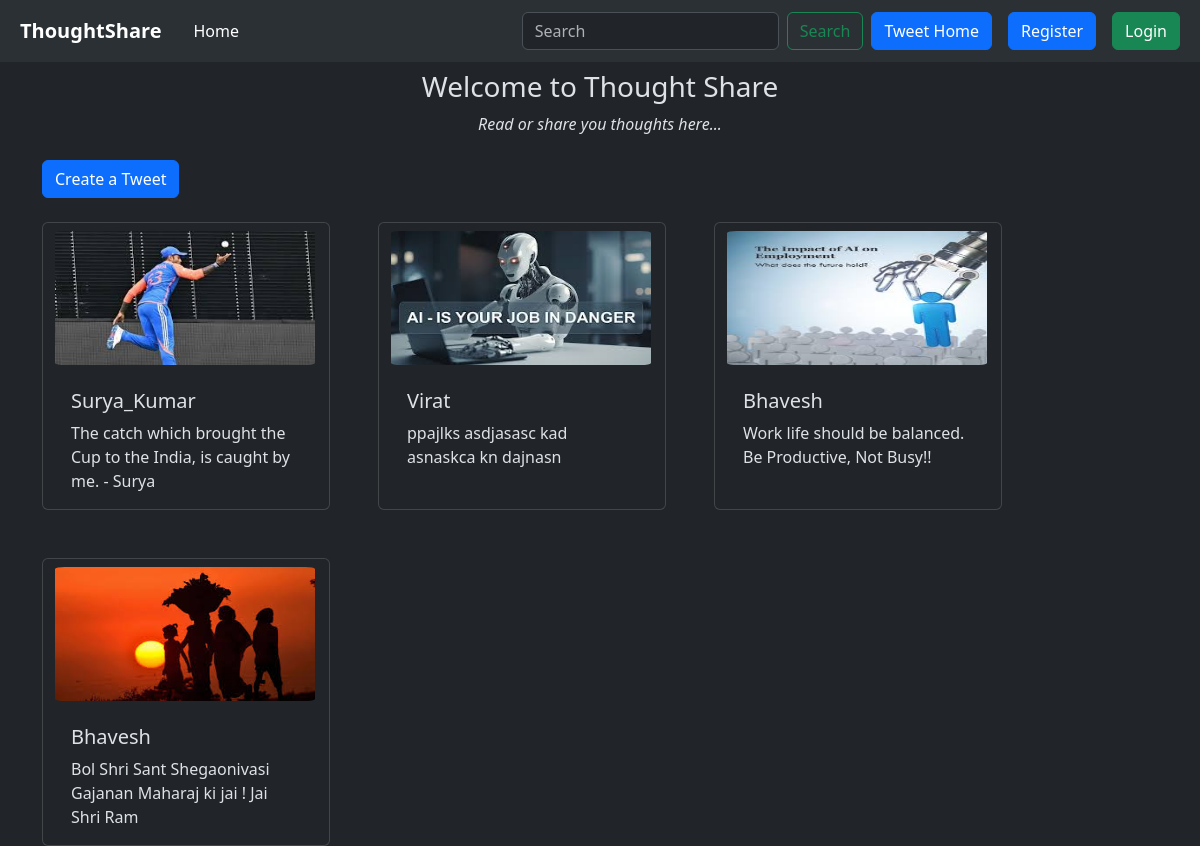
Screenshot of /tweet/ with the database file from the repository.
### tweet/models.py (models this page shows, shortened)
class Tweet(models.Model):
  user=models.ForeignKey(User, on_delete=models.CASCADE)
  text=models.TextField(max_length=300)
  image= models.ImageField(upload_to='Photos/',blank=True,null=True)
  created_at= models.DateTimeField(auto_now_add=True)
  updated_at= models.DateTimeField(auto_now=True)

### tweet/views.py (the view)
# urls.py: path('',views.tweet_list, name='tweet_list'),
def tweet_list(request):
  tweets= Tweet.objects.all().order_by('-created_at')
  return render(request, "tweet/tweet_list.html",{"tweets":tweets})

### tweet/templates/tweet/tweet_list.html (shortened to what this page needs)
{% extends "layout.html" %} <br />
{% block content %}
<h3 style="text-align: center" class="pt-2">Welcome to Thought Share</h3>
<p style="text-align: center"><i>Read or share you thoughts here...</i></p>
<div class="py-2 pb-4">
  <a class="btn btn-primary" href="{% url 'tweet_create' %}"> Create a Tweet</a>
</div>
<div class="container row gap-5">
  {% for tweet in tweets %}
  <div class="card" style="width: 18rem">
    <img
      src="{{tweet.image.url}}"
      class="card-img-top py-2"
      style="height: 150px; width: 260px; object-fit: fill; border-radius: 10px"
    />
    <div class="card-body">
      <h5 class="card-title">{{tweet.user.username}}</h5>
      <p class="card-text">{{tweet.text}}</p>
    </div>
  </div>
  {% endfor %}
</div>
{% endblock content %}

### templates/layout.html (shortened to what this page needs)
{% load static %}
<!DOCTYPE html>
<html lang="en" data-bs-theme="dark">
  <head>
    <link
      href="https://cdn.jsdelivr.net/npm/bootstrap@5.3.3/dist/css/bootstrap.min.css"
      rel="stylesheet"
    />
  </head>
  <body>
    <nav class="navbar navbar-expand-lg bg-body-tertiary">
      <div class="container-fluid">
        <a class="navbar-brand p-2" href="{% url 'tweet_list' %}">
          <b>ThoughtShare</b></a
        >
        <div class="collapse navbar-collapse" id="navbarSupportedContent">
          <ul class="navbar-nav me-auto mb-2 mb-lg-0">
            <li class="nav-item">
              <a
                class="nav-link active"
                aria-current="page"
                href="{% url 'home' %}"
                >Home</a
              >
            </li>
          </ul>
          <form class="d-flex" role="search">
            <input
              class="form-control me-2"
              type="search"
              placeholder="Search"
              aria-label="Search"
            />
            <button class="btn btn-outline-success" type="submit">
              Search
            </button>
          </form>
          <a href="{% url 'tweet_list' %}" class="btn btn-primary mx-2"
            >Tweet Home</a
          >
          {% if user.is_authenticated %}
          <form method="post" action="{% url 'logout' %}">
            {% csrf_token %}
            <button class="btn btn-danger" type="submit">Logout</button>
          </form>
          {% else %}
          <a href="{% url 'register' %}" class="btn btn-primary mx-2"
            >Register</a
          >
          <a href="{% url 'login' %}" class="btn btn-success mx-2">Login</a>
          {% endif %}
        </div>
      </div>
    </nav>
    <div class="container">{% block content %}{% endblock %}</div>
  </body>
</html>

### rows the page displays
Tweet: image (picture), user.username "Surya_Kumar", text "The catch which brought the Cup to the India, is caught by me. - Surya"
Tweet: image (picture), user.username "Virat", text "ppajlks asdjasasc kad asnaskca kn dajnasn"
Tweet: image (picture), user.username "Bhavesh", text "Work life should be balanced. Be Productive, Not Busy!!"
Tweet: image (picture), user.username "Bhavesh", text "Bol Shri Sant Shegaonivasi Gajanan Maharaj ki jai ! Jai Shri Ram"
